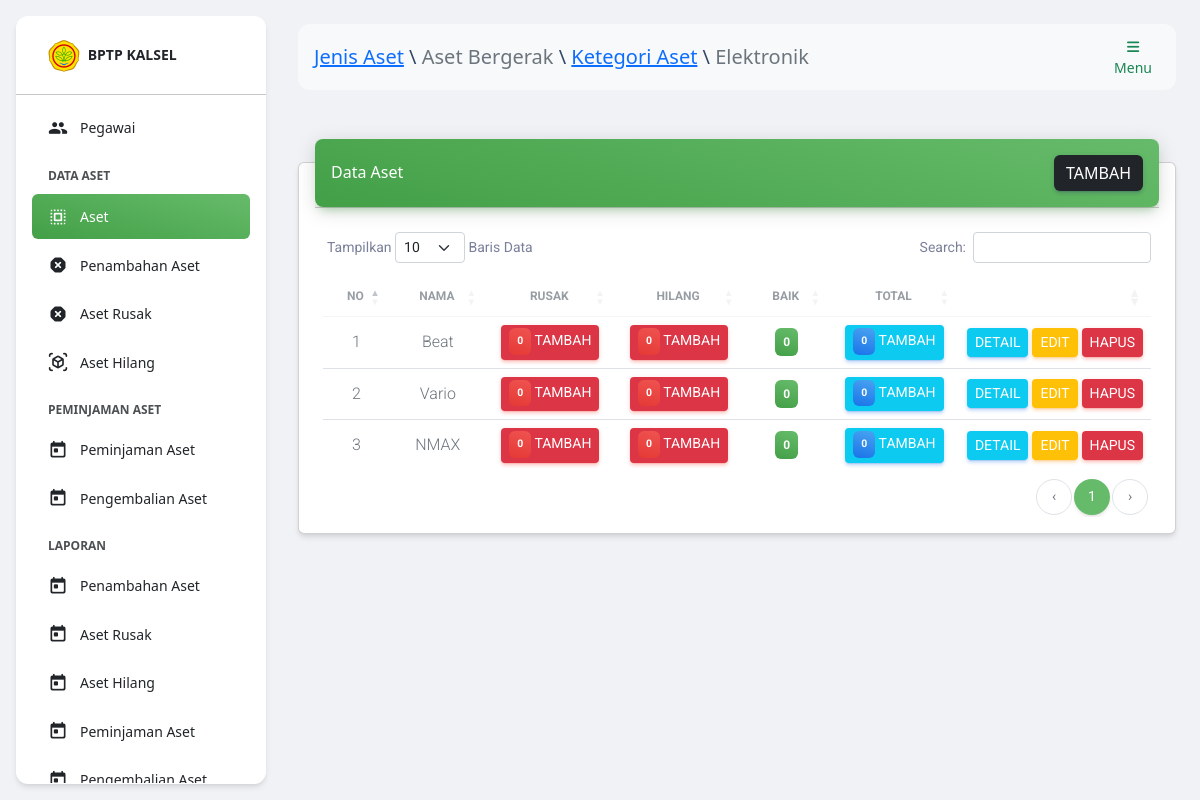
Page /index.php?h=aset&id_jenis_aset=2&id_kategori_aset=4 (signed in) on the committed database.
### tables this page shows
CREATE TABLE `jenis_aset`(
    id BIGINT UNSIGNED AUTO_INCREMENT,
    nama VARCHAR(255),
    PRIMARY KEY(id)
);

CREATE TABLE `kategori_aset`(
    id BIGINT UNSIGNED AUTO_INCREMENT,
    id_jenis_aset BIGINT UNSIGNED,
    nama VARCHAR(255),
    PRIMARY KEY(id),
    FOREIGN KEY (id_jenis_aset) REFERENCES jenis_aset (id) ON DELETE CASCADE
);

CREATE TABLE `aset`(
    id BIGINT UNSIGNED AUTO_INCREMENT,
    id_kategori_aset BIGINT UNSIGNED,
    nama VARCHAR(255),
    lokasi VARCHAR(255),
    jumlah INT UNSIGNED,
    tanggal DATE,
    PRIMARY KEY(id),
    FOREIGN KEY (id_kategori_aset) REFERENCES kategori_aset (id) ON DELETE CASCADE
);

### halaman/aset/index.php (the view)
<div class="container-fluid py-4">
    <div class="row">
        <div class="col-12">
            <div class="card my-4">
                <div class="card-header p-0 position-relative mt-n4 mx-3 z-index-2">
                    <div class="bg-gradient-success shadow-success border-radius-lg p-3 d-flex justify-content-between align-items-center">
                        <h6 class="text-white text-capitalize m-0">Data Aset</h6>
                        <a href="?h=tambah_aset&id_kategori_aset=<?= $_GET['id_kategori_aset']; ?>&id_jenis_aset=<?= $_GET['id_jenis_aset']; ?>" class="btn btn-dark m-0">Tambah</a>
                    </div>
                </div>
                <div class="card-body pb-3">
                    <div class="table-responsive p-0">
                        <table id="datatable" class="table align-items-center mb-0">
                            <thead>
                                <tr>
                                    <th class="text-uppercase text-center text-secondary text-xs font-weight-bolder opacity-7 small-td">No</th>
                                    <th class="text-uppercase text-center text-secondary text-xs font-weight-bolder opacity-7">Nama</th>
                                    <th class="text-uppercase text-center text-secondary text-xs font-weight-bolder opacity-7">Rusak</th>
                                    <th class="text-uppercase text-center text-secondary text-xs font-weight-bolder opacity-7">Hilang</th>
                                    <th class="text-uppercase text-center text-secondary text-xs font-weight-bolder opacity-7">Baik</th>
                                    <th class="text-uppercase text-center text-secondary text-xs font-weight-bolder opacity-7">Total</th>
                                    <th class="text-secondary opacity-7"></th>
                                </tr>
                            </thead>
                            <?php
                            $q = "
                                SELECT
                                    a.*,
                                    (SELECT SUM(jumlah) FROM aset_masuk ar WHERE ar.id_aset=a.id) masuk,
                                    (SELECT SUM(jumlah) FROM aset_rusak ar WHERE ar.id_aset=a.id) rusak,
                                    (SELECT SUM(jumlah) FROM aset_hilang ah WHERE ah.id_aset=a.id) hilang
                                FROM
                                    aset a
                                WHERE
                                    a.id_kategori_aset=" . $_GET['id_kategori_aset'] . "
                            ";
                            $result = $mysqli->query($q);
                            $no = 1;
                            ?>
                            <tbody>
                                <?php while ($row = $result->fetch_assoc()) : ?>
                                    <tr>
                                        <td class="text-center">
                                            <p class="text-secondary mb-0"><?= $no++; ?></p>
                                        </td>
                                        <td class="text-center">
                                            <p class="text-secondary mb-0"><?= $row['nama']; ?></p>
                                        </td>
                                        <td class="text-center">
                                            <a href="?h=tambah_aset_rusak&id=<?= $row['id'] ?>&id_jenis_aset=<?= $_GET['id_jenis_aset'] ?>&id_kategori_aset=<?= $_GET['id_kategori_aset'] ?>" class="btn btn-sm m-0 btn-danger text-white">
                                                <span class="badge badge-sm bg-gradient-danger p-2">
                                                    <?= $row['rusak'] ?? 0; ?>
                                                </span>
                                                Tambah
                                            </a>
                                        </td>
                                        <td class="text-center">
                                            <a href="?h=tambah_aset_hilang&id=<?= $row['id'] ?>&id_jenis_aset=<?= $_GET['id_jenis_aset'] ?>&id_kategori_aset=<?= $_GET['id_kategori_aset'] ?>" class="btn btn-sm m-0 btn-danger text-white">
                                                <span class="badge badge-sm bg-gradient-danger p-2">
                                                    <?= $row['hilang'] ?? 0; ?>
                                                </span>
                                                Tambah
                                            </a>
                                        </td>
                                        <td class="text-center">
                                            <span class="badge badge-sm bg-gradient-success p-2">
                                                <?= $row['jumlah'] + $row['masuk'] - $row['rusak'] - $row['hilang'] ?>
                                            </span>
                                        </td>
                                        <td class="text-center">
                                            <a href="?h=tambah_aset_masuk&id=<?= $row['id'] ?>&id_jenis_aset=<?= $_GET['id_jenis_aset'] ?>&id_kategori_aset=<?= $_GET['id_kategori_aset'] ?>" class="btn btn-sm m-0 btn-info text-white">
                                                <span class="badge badge-sm bg-gradient-info p-2">
                                                    <?= $row['jumlah'] + $row['masuk'] + $row['rusak'] + $row['hilang'] ?>
                                                </span>
                                                Tambah
                                            </a>
                                        </td>
                                        <td class="small-td">
                                            <a href="?h=detail_aset&id=<?= $row['id'] ?>&id_jenis_aset=<?= $_GET['id_jenis_aset'] ?>&id_kategori_aset=<?= $_GET['id_kategori_aset'] ?>" class="btn btn-sm btn-info text-white m-0">Detail</a>
                                            <a href="?h=edit_aset&id=<?= $row['id'] ?>&id_jenis_aset=<?= $_GET['id_jenis_aset'] ?>&id_kategori_aset=<?= $_GET['id_kategori_aset'] ?>" class="btn btn-sm btn-warning text-white m-0">Edit</a>
                                            <a href="?h=hapus_aset&id=<?= $row['id'] ?>&id_jenis_aset=<?= $_GET['id_jenis_aset'] ?>&id_kategori_aset=<?= $_GET['id_kategori_aset'] ?>" class="btn btn-sm btn-danger text-white m-0" onclick="return confirm('Yakin?')">Hapus</a>
                                        </td>
                                    </tr>
                                <?php endwhile; ?>
                            </tbody>
                        </table>
                    </div>
                </div>
            </div>
        </div>
    </div>
</div>

### index.php (shortened to what this page needs)
<?php
include_once('database/koneksi.php');
?>
<!DOCTYPE html>
<html lang="en">
<head>
    <link href="./assets/css/nucleo-icons.css" rel="stylesheet" />
    <link href="./assets/css/nucleo-svg.css" rel="stylesheet" />
    <link id="pagestyle" href="./assets/css/material-dashboard.css?v=3.0.4" rel="stylesheet" />
    <link rel="stylesheet" href="https://cdnjs.cloudflare.com/ajax/libs/twitter-bootstrap/5.2.0/css/bootstrap.min.css">
    <link rel="stylesheet" href="https://cdn.datatables.net/1.12.1/css/dataTables.bootstrap5.min.css">
    <?php include_once('komponen/js.php'); ?>
</head>
<body class="g-sidenav-show bg-gray-200">
    <?php
    if ($_SESSION['user']['status'] == 1 || $_SESSION['user']['status'] == 2 || $_SESSION['user']['status'] == 4) {
        if (isset($_GET['h'])) {
            if (in_array($_GET['h'], ['aset', 'tambah_aset', 'edit_aset', 'detail_aset'])) {
                $jenis_aset = $mysqli->query("SELECT * FROM jenis_aset WHERE id=" . $_GET['id_jenis_aset'])->fetch_assoc();
                $kategori_aset = $mysqli->query("SELECT * FROM kategori_aset WHERE id=" . $_GET['id_kategori_aset'])->fetch_assoc();
                $navbar = "<a href='?h=jenis_aset'>Jenis Aset</a> \\ <span class='text-muted'>" . $jenis_aset['nama'] . "</span> \\ <a href='?h=kategori_aset&id_jenis_aset=" . $jenis_aset['id'] . "'>Ketegori Aset</a> \\ <span class='text-muted'>" . $kategori_aset['nama'] . "</span>";
            }
            if ($_GET['h'] === 'aset') $page = 'halaman/aset/index.php';
            elseif ($_GET['h'] === 'tambah_aset') $page = 'halaman/aset/tambah.php';
            elseif ($_GET['h'] === 'edit_aset') $page = 'halaman/aset/edit.php';
            elseif ($_GET['h'] === 'hapus_aset') $page = 'halaman/aset/hapus.php';
            elseif ($_GET['h'] === 'detail_aset') $page = 'halaman/aset/detail_aset.php';
        }
    }
    ?>
    <?php
    if ($_SESSION['user']['status'] == 1 || $_SESSION['user']['status'] == 2 || $_SESSION['user']['status'] == 4) include_once('komponen/sidebar.php'); ?>
    <main class="main-content position-relative max-height-vh-100 h-100 border-radius-lg ">
        <?php include_once('komponen/navbar.php'); ?>
        <div class="container-fluid py-4">
            <?php
            include_once($page);
            ?>
        </div>
    </main>
</body>
</html>

### index.php (style rules this page uses)
.small-td { width: 1%; white-space: nowrap; }

### rows in the picture
jenis_aset: nama "Aset Bergerak"
kategori_aset: nama "Elektronik"
aset: nama "Beat", rusak "0", hilang "0", jumlah "0"
aset: nama "Vario", rusak "0", hilang "0", jumlah "0"
aset: nama "NMAX", rusak "0", hilang "0", jumlah "0"
